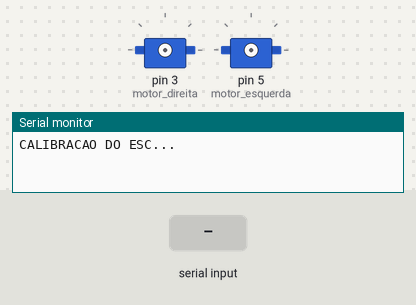
A sketch run on a simulated Arduino Uno, built with avr-gcc and run on an emulated ATmega328P. Parts: 2 × servo, the last lines printed to the serial monitor. The inputs (shaded band) are chosen by the test bench.

Above: at 0.1 s.
At 3.4 s:
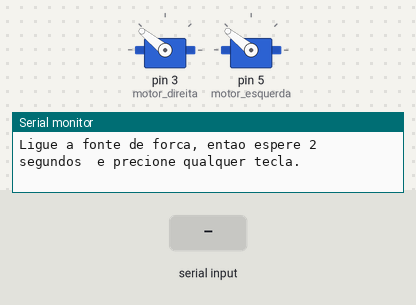
3.5 s: "90,45\n" received over Serial
At 4.7 s:
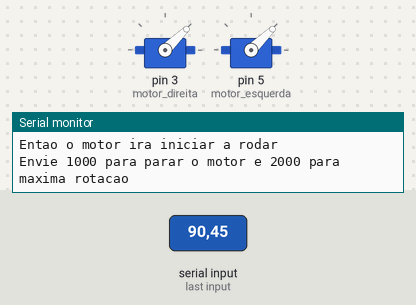
Timing chart, 0 to 6.5 s (numbered marks = the images above; inputs shaded):
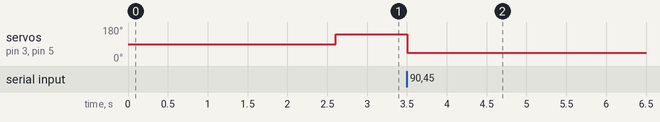

The sketch:

sketch_apr26a.ino
```cpp
/*
 *Autor: Hugo Pinheiro da Silva e Leonadro de Andrade Platon
 *Data: 20/05/2017
 *Licença: Distribuição livre
 *Código base do autor: ELECTRONOOBS
 *Código base disponivel em: http://www.electronoobs.com/eng_robotica_tut5_1.php
 *Projeto e código disponivel em : https://github.com/HugoPsilvamcp/Hugo
*/


#include <Servo.h> // Inclui a bibilote servo, que será utilizada

#define sinal_maximo 2000 //Define o sinal maximo
#define sinal_minimo 1000 //Define o sinal minimo
#define motor_direita 3   //Define o pino 3 para calibrar o motor/ESC da direita
#define motor_esquerda 5  //Define o pino 5 para calibrar o motor/ESC da esquerda

int atraso = 1000; //Declara o atraso igual a 1000

Servo motor_dir;
Servo motor_esq;


void setup()
{
  Serial.begin(9600); //Taxa de transmição de dados, de 9600 bits/segundo
  Serial.println("CALIBRACAO DO ESC..."); //Mostra na tela a mensagem "CALIBRAÇÃO DO ESC"
  Serial.println(" ");
  delay(1500); //Delay de 1500 milissegundos
  Serial.println("Inicinado Programa..."); //Mostra na tela a mensagem "Iniciando o Programa"
  delay(1000); //Delay de 1500 milissegundos
  Serial.println("Esse programa ira configurar o ESC"); //Mostra na tela a mensagem "Esse programa irá configurar o ESC"

  motor_dir.attach(motor_direita);  //Configurando que o motor da direita será manipulado pelo pino  3 (motor_direita)
  motor_esq.attach(motor_esquerda); //Configurando que o motor da esquerda será manipulado pelo pino 5 (motor_esquerda)

  Serial.print("Agora escrevendo a maxima saida: ("); Serial.print(sinal_maximo); Serial.print(" Para esse caso)"); Serial.print("\n"); //Mostra na tela a mensagem que está entre ""
  Serial.println("Ligue a fonte de forca, entao espere 2 segundos  e precione qualquer tecla.");  //Mostra na tela a mensagem que está entre ""
  motor_dir.writeMicroseconds(sinal_maximo); //Escreve o sinal maximo no motor da direita
  motor_esq.writeMicroseconds(sinal_maximo); //Escreve o sinal maximo no motor da esquerda

  //Esperando por uma entrada
  while (!Serial.available()); //Enquanto o serial é avaliado
  Serial.read(); //Leitura do serial

  //Enviando minima saida
  Serial.println("\n");
  Serial.println("\n");
  Serial.print("Enviando a minima saida: ("); Serial.print(sinal_minimo); Serial.print(" Para esse caso)"); Serial.print("\n");
  motor_dir.writeMicroseconds(sinal_minimo); //Escreve o sinal minimo no motor da direita
  motor_esq.writeMicroseconds(sinal_minimo); //Escreve o sinal minimo no motor da esquerda
  Serial.println("Este ESC esta calibrado"); //Mostra na tela a mensagem "Este ESC esta calibrado"
  Serial.println("----");
  Serial.println("Agora, digite um valor entre 1000 e 2000 e pressione enter"); //Mostra na tela a mensagem que está entre ""
  Serial.println("Entao o motor ira iniciar a rodar"); //Mostra na tela a mensagem que está entre ""
  Serial.println("Envie 1000 para parar o motor e 2000 para maxima rotacao"); //Mostra na tela a mensagem que está entre ""
}

void loop()
{
  if (Serial.available() > 0)
  {
    int atraso = Serial.parseInt();

    if (atraso > 999)
    {
      motor_dir.writeMicroseconds(atraso);
      float velocidade = (atraso - 1000) / 10;
      Serial.print("\n");
      Serial.println("Velocidade do motor: "); Serial.print(velocidade); Serial.print("%");
    }
  }
}
```

Measured:
- after the input at 3.5 s, servo on pin 3 (motor_direita), servo on pin 5 (motor_esquerda): 141° → 44° at once
